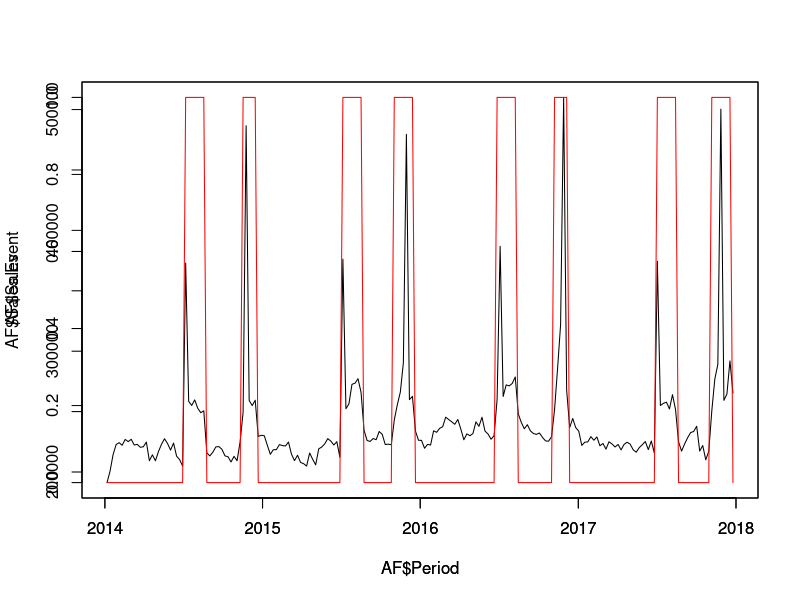
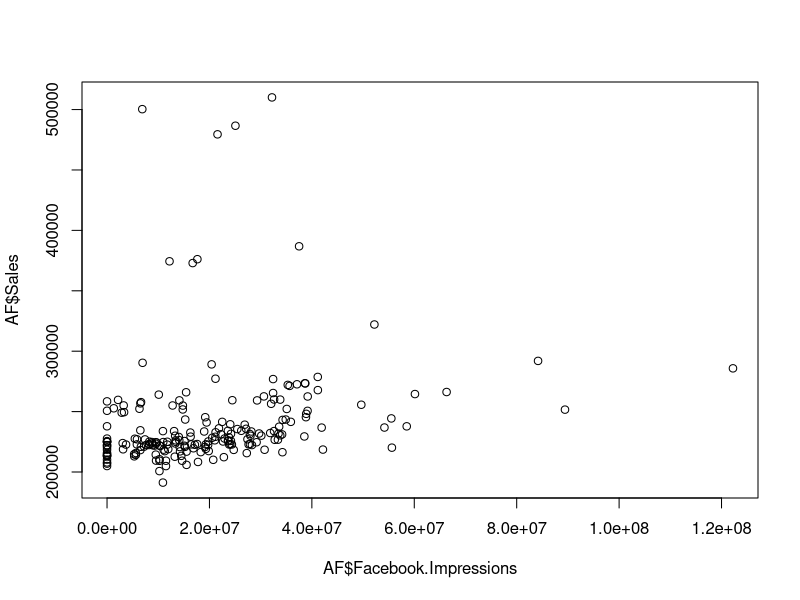
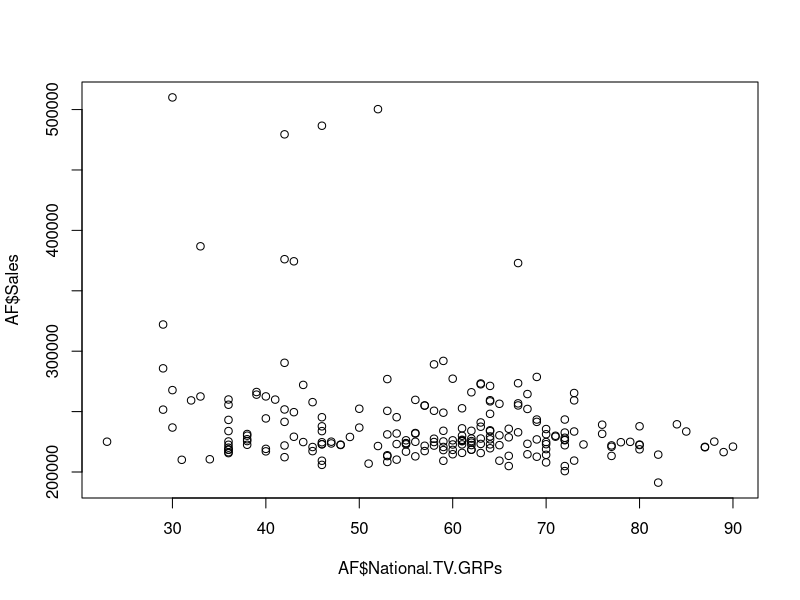
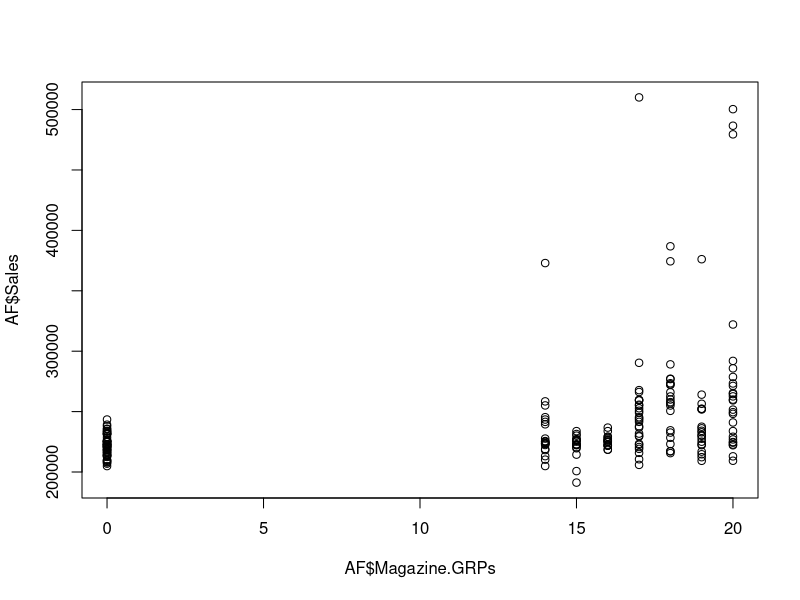
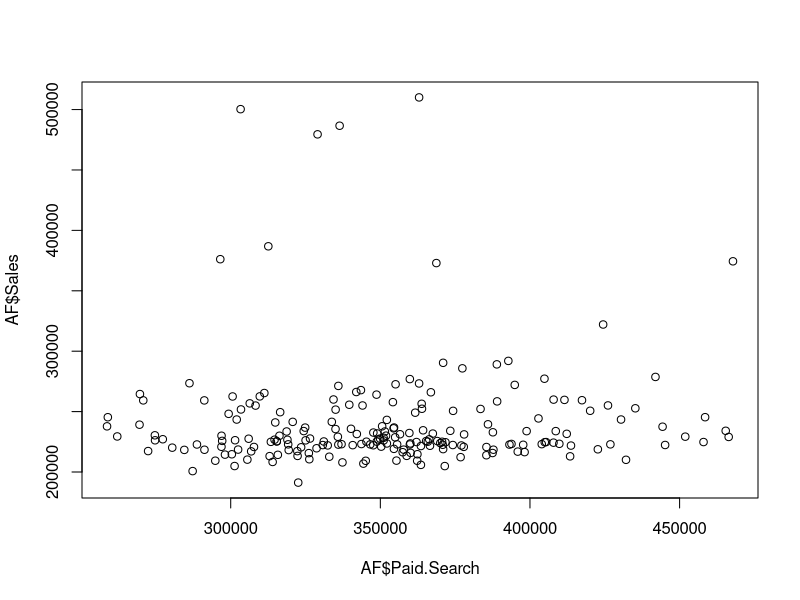
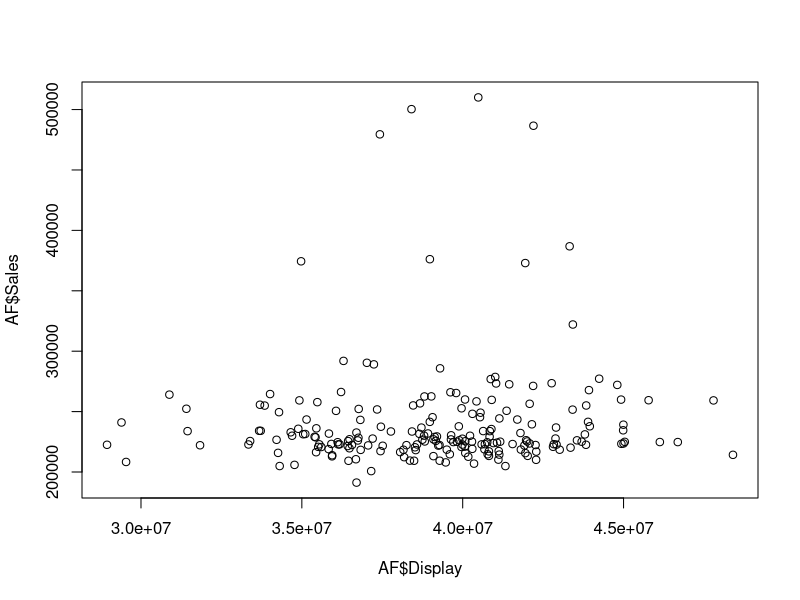
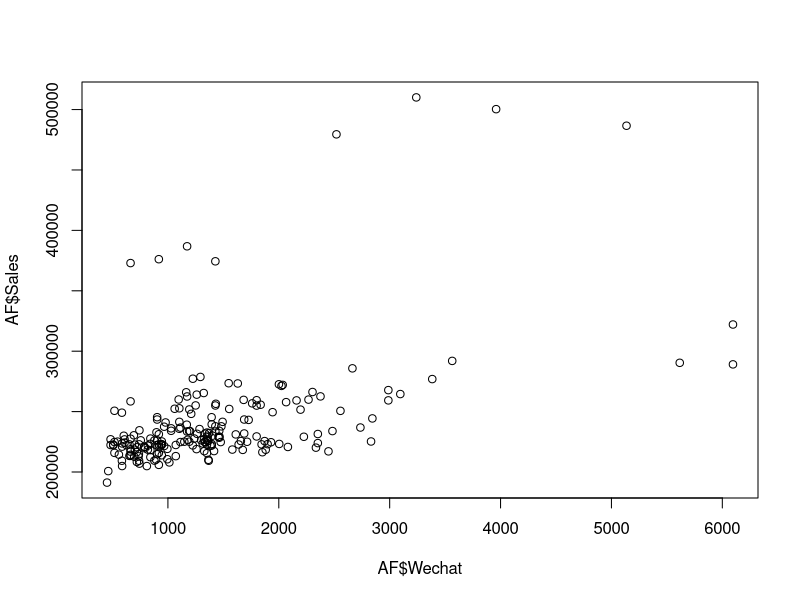
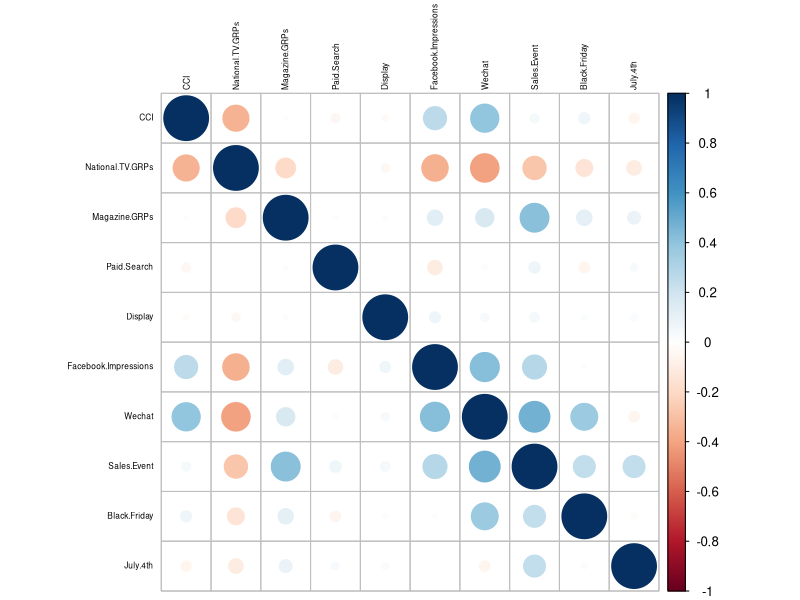

These figures' R source, in order:
AF<-read.csv("MMM_AF_S6.csv",header=TRUE)
test=c(1,2,NA,3)
is.na(test)
AF$Period=as.Date(AF$Period,"%m/%d/%Y")
AF$Sales=as.numeric(AF$Sales)
plot(AF$Period,AF$Sales,type="l")
View(AF$Period)
par(new=TRUE)
plot(AF$Period,AF$Sales.Event,type='l',col="red")
#scatter plot
plot(AF$Facebook.Impressions,AF$Sales)
plot(AF$National.TV.GRPs,AF$Sales)
plot(AF$Magazine.GRPs,AF$Sales)
plot(AF$Paid.Search,AF$Sales)
plot(AF$Display,AF$Sales)
plot(AF$Wechat,AF$Sales)

#correlation matrix
test=AF[,3:12]
View(test)
correlation=cor(AF[,3:12])
View(correlation)

library(corrplot)
corrplot(correlation,tl.col="black",tl.cex=0.5)
help(corrplot)
options(download.file.method="libcurl")

